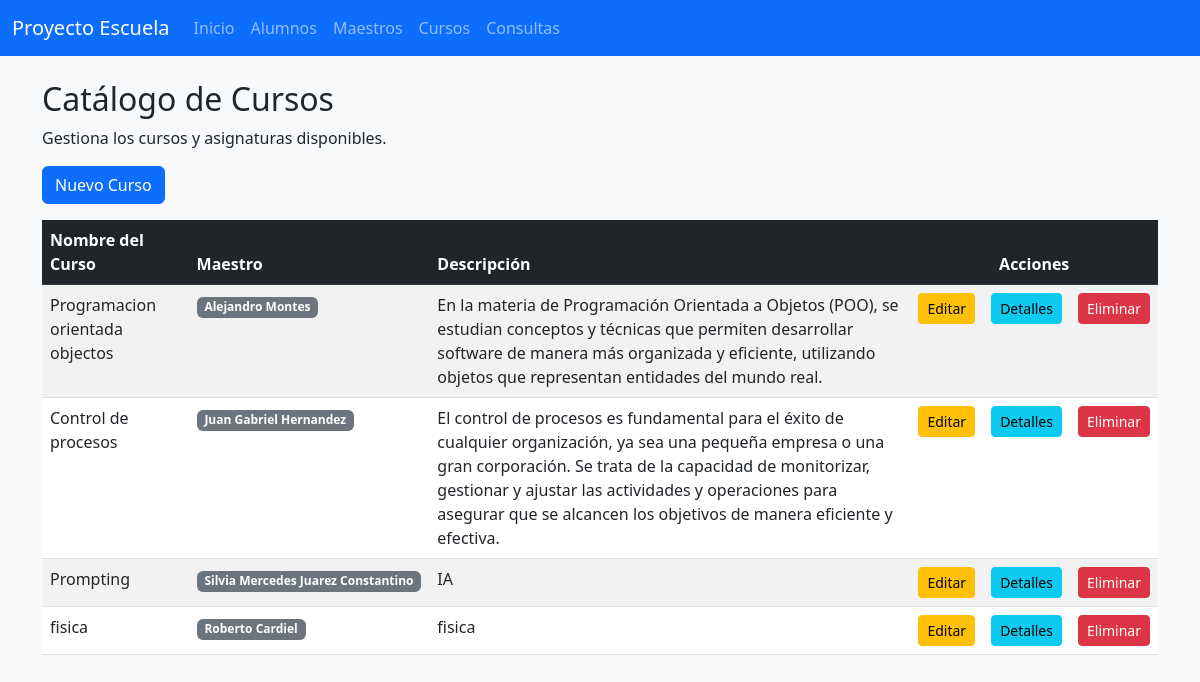
Screenshot of /cursos/lista with the database file from the repository.
### models.py (models this page shows, shortened)
class Curso(db.Model):
    __tablename__ = 'cursos'
    id = db.Column(db.Integer, primary_key=True)
    nombre = db.Column(db.String(150), nullable=False)
    descripcion = db.Column(db.Text)
    maestro_id = db.Column(
        db.Integer,
        db.ForeignKey('maestros.matricula'),
        nullable=False
    )
    maestro = db.relationship('Maestros', back_populates='cursos')
    inscripciones = db.relationship('Inscripcion', back_populates='curso', cascade='all, delete-orphan')

class Maestros(db.Model):
    __tablename__ = 'maestros'
    matricula = db.Column(db.Integer, primary_key=True)
    nombre = db.Column(db.String(50), nullable=False)
    apellidos = db.Column(db.String(50), nullable=False)
    especialidad = db.Column(db.String(50), nullable=False)
    email = db.Column(db.String(50), nullable=False)
    cursos = db.relationship('Curso', back_populates='maestro', cascade='all, delete-orphan')

### cursos/routes.py (the view)
@cursos_bp.route("/cursos/lista", methods=["GET"])
def lista_cursos():
    cursos = Curso.query.all()
    return render_template("cursos/index.html", cursos=cursos)

### templates/cursos/index.html (shortened to what this page needs)
{% extends "layout.html" %}
{% block container %}
<div class="row">
    <div class="col-12">
        <h2>Catálogo de Cursos</h2>
        <p>Gestiona los cursos y asignaturas disponibles.</p>
        <a href="{{ url_for('cursos.crear_curso') }}" class="btn btn-primary mb-3">Nuevo Curso</a>
        <table class="table table-striped table-hover">
            <thead class="table-dark">
                <tr>
                    <th>Nombre del Curso</th>
                    <th>Maestro</th>
                    <th>Descripción</th>
                    <th colspan="3" class="text-center">Acciones</th>
                </tr>
            </thead>
            <tbody>
                {% for curso in cursos %}
                <tr>
                    <td>{{ curso.nombre }}</td>
                    <td><span class="badge bg-secondary">{{ curso.maestro.nombre }} {{ curso.maestro.apellidos }}</span></td>
                    <td>{{ curso.descripcion }}</td>
                    <td class="text-center">
                        <a href="{{ url_for('cursos.modificar_curso', id=curso.id) }}" class="btn btn-warning btn-sm" title="Editar">Editar</a>
                    </td>
                    <td class="text-center">
                        <a href="{{ url_for('cursos.detalles_curso', id=curso.id) }}" class="btn btn-info btn-sm" title="Detalles">Detalles</a>
                    </td>
                    <td class="text-center">
                        <a href="{{ url_for('cursos.eliminar_curso', id=curso.id) }}" class="btn btn-danger btn-sm" title="Eliminar">Eliminar</a>
                    </td>
                </tr>
                {% endfor %}
            </tbody>
        </table>
    </div>
</div>
{% endblock %}

### templates/layout.html (shortened to what this page needs)
<!DOCTYPE html>
<html lang="en">
<head>
    <link href="https://cdn.jsdelivr.net/npm/bootstrap@5.3.0/dist/css/bootstrap.min.css" rel="stylesheet">
</head>
<body class="bg-light">
<nav class="navbar navbar-expand-lg navbar-dark bg-primary">
  <div class="container-fluid">
    <a class="navbar-brand" href="{{ url_for('index') }}">Proyecto Escuela</a>
    <div class="collapse navbar-collapse" id="navbarNav">
      <ul class="navbar-nav">
        <li class="nav-item">
          <a class="nav-link" href="{{ url_for('index') }}">Inicio</a>
        </li>
        <li class="nav-item">
          <a class="nav-link" href="{{ url_for('alumnos.lista_alumnos') }}">Alumnos</a>
        </li>
        <li class="nav-item">
          <a class="nav-link" href="{{ url_for('maestros.maestros') }}">Maestros</a>
        </li>
        <li class="nav-item">
          <a class="nav-link" href="{{ url_for('cursos.lista_cursos') }}">Cursos</a>
        </li>
        <li class="nav-item">
          <a class="nav-link" href="{{ url_for('consultas.consultas') }}">Consultas</a>
        </li>
      </ul>
    </div>
  </div>
</nav>
<div class="container mt-4">
    {% block container %}
    {% endblock %}
</div>
</body>
</html>

### rows the page displays
Curso: nombre "Programacion orientada objectos", maestro.nombre "Alejandro", maestro.apellidos "Montes", descripcion "En la materia de Programación Orientada a Objetos (POO), se estudian conceptos y técnicas que permiten desarrollar software de manera más organizada y eficiente, utilizando objetos que representan entidades del mundo real."
Curso: nombre "Control de procesos", maestro.nombre "Juan Gabriel", maestro.apellidos "Hernandez", descripcion "El control de procesos es fundamental para el éxito de cualquier organización, ya sea una pequeña empresa o una gran corporación. Se trata de la capacidad de monitorizar, gestionar y ajustar las actividades y operaciones para asegurar que se alcancen los objetivos de manera eficiente y efectiva."
Curso: nombre "Prompting", maestro.nombre "Silvia Mercedes", maestro.apellidos "Juarez Constantino", descripcion "IA"
Curso: nombre "fisica", maestro.nombre "Roberto", maestro.apellidos "Cardiel", descripcion "fisica"
